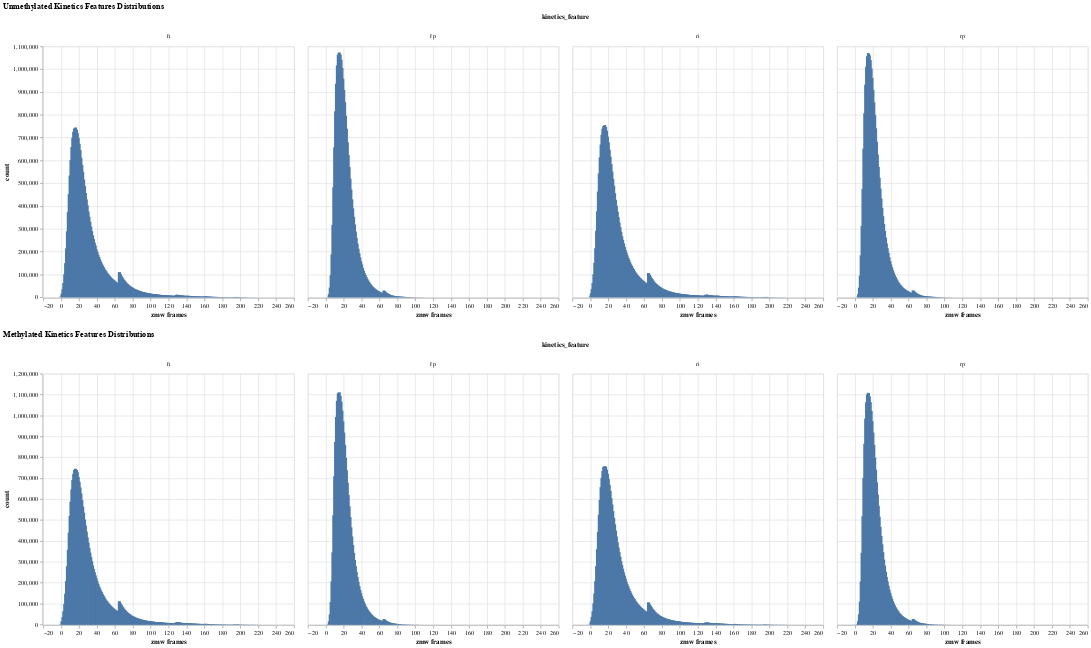

The cell this chart's notebook holds for it:
### Code cell
def plot_feature_dists(df, features, log_scale=True):
  if log_scale:
    scale_type = 'log'
  else:
    scale_type = 'linear'

  plotting_df = df.explode(features).unpivot(on=features, index='label', variable_name = 'kinetics_feature')
  print(plotting_df.head())

  pos_chart = alt.Chart(plotting_df.filter(pl.col('label')==1)).mark_bar().encode(
      alt.X('value:Q').title('zmw frames'),
      alt.Y('count():Q').scale(type=scale_type).title('count'),
  ).properties(
      width=400,
      height=400,
  ).facet(
      column='kinetics_feature:N',
  ).properties(
      title="Methylated Kinetics Features Distributions"
  )

  neg_chart = alt.Chart(plotting_df.filter(pl.col('label')==0)).mark_bar().encode(
      alt.X('value:Q').title('zmw frames'),
      alt.Y('count():Q').scale(type=scale_type).title('count'),
  ).properties(
      width=400,
      height=400,
  ).facet(
      column='kinetics_feature:N'
  ).properties(
      title="Unmethylated Kinetics Features Distributions"
  )

  return alt.vconcat(neg_chart, pos_chart)

plot_feature_dists(df_train, KINETICS_FEATURES, log_scale=False)

### Figure 1 — Vega specification as saved in the notebook (floating-point values rounded to 4 significant figures; data arrays with more than 128 entries replaced by an {"elided": "..."} marker saying what was removed)
{"$schema": "https://vega.github.io/schema/vega/v5.json", "data": [{"name": "source_0", "values": {"elided": "857 records"}}, {"name": "concat_0_column_domain", "values": [{"kinetics_feature": "fi", "count": 256}, {"kinetics_feature": "fp", "count": 177}, {"kinetics_feature": "ri", "count": 256}, {"kinetics_feature": "rp", "count": 168}]}, {"name": "source_1", "values": {"elided": "870 records"}}, {"name": "concat_1_column_domain", "values": [{"kinetics_feature": "fi", "count": 256}, {"kinetics_feature": "fp", "count": 175}, {"kinetics_feature": "ri", "count": 256}, {"kinetics_feature": "rp", "count": 183}]}, {"name": "source_0_concat_0_x_domain_value", "values": [{"min": 0, "max": 255}]}, {"name": "source_0_concat_0_y_domain___count", "values": [{"min": 1, "max": 1073515}]}, {"name": "source_1_concat_1_x_domain_value", "values": [{"min": 0, "max": 255}]}, {"name": "source_1_concat_1_y_domain___count", "values": [{"min": 1, "max": 1111051}]}], "signals": [{"name": "concat_0_child_width", "value": 400}, {"name": "concat_0_child_height", "value": 400}, {"name": "concat_1_child_width", "value": 400}, {"name": "concat_1_child_height", "value": 400}], "marks": [{"type": "group", "name": "concat_0_group", "marks": [{"type": "group", "name": "column-title", "title": {"text": "kinetics_feature", "style": "guide-title", "offset": 10}, "role": "column-title"}, {"type": "group", "name": "concat_0_row_header", "encode": {"update": {"height": {"signal": "concat_0_child_height"}}}, "axes": [{"scale": "concat_0_y", "grid": false, "title": "count", "labelOverlap": true, "tickCount": {"signal": "ceil(concat_0_child_height/40)"}, "orient": "left", "zindex": 0}], "role": "row-header"}, {"type": "group", "name": "concat_0_column_header", "from": {"data": "concat_0_column_domain"}, "sort": {"field": "datum[\"kinetics_feature\"]", "order": "ascending"}, "encode": {"update": {"width": {"signal": "concat_0_child_width"}}}, "title": {"text": {"signal": "isValid(parent[\"kinetics_feature\"]) ? parent[\"kinetics_feature\"] : \"\"+parent[\"kinetics_feature\"]"}, "style": "guide-label", "offset": 10, "frame": "group"}, "role": "column-header"}, {"type": "group", "name": "concat_0_column_footer", "from": {"data": "concat_0_column_domain"}, "sort": {"field": "datum[\"kinetics_feature\"]", "order": "ascending"}, "encode": {"update": {"width": {"signal": "concat_0_child_width"}}}, "axes": [{"scale": "concat_0_x", "orient": "bottom", "grid": false, "title": "zmw frames", "labelFlush": true, "labelOverlap": true, "zindex": 0, "tickCount": {"signal": "ceil(concat_0_child_width/40)"}}], "role": "column-footer"}, {"type": "group", "name": "concat_0_cell", "from": {"facet": {"data": "source_0", "name": "concat_0_facet", "groupby": ["kinetics_feature"]}}, "sort": {"field": ["datum[\"kinetics_feature\"]"], "order": ["ascending"]}, "encode": {"update": {"height": {"signal": "concat_0_child_height"}, "width": {"signal": "concat_0_child_width"}}}, "marks": [{"type": "rect", "name": "concat_0_child_marks", "from": {"data": "concat_0_facet"}, "encode": {"update": {"fill": {"value": "#4c78a8"}, "y2": {"value": 0, "scale": "concat_0_y"}, "xc": {"field": "value", "scale": "concat_0_x"}, "width": {"value": 5}, "y": {"field": "__count", "scale": "concat_0_y"}}}, "style": ["bar"]}], "axes": [{"scale": "concat_0_x", "minExtent": 0, "ticks": false, "domain": false, "zindex": 0, "grid": true, "tickCount": {"signal": "ceil(concat_0_child_width/40)"}, "orient": "bottom", "labels": false, "aria": false, "gridScale": "concat_0_y", "maxExtent": 0}, {"scale": "concat_0_y", "labels": false, "ticks": false, "zindex": 0, "minExtent": 0, "grid": true, "domain": false, "maxExtent": 0, "gridScale": "concat_0_x", "aria": false, "tickCount": {"signal": "ceil(concat_0_child_height/40)"}, "orient": "left"}], "style": "cell"}], "title": {"text": "Unmethylated Kinetics Features Distributions", "anchor": "start"}, "layout": {"padding": 20, "offset": {"columnTitle": 10}, "columns": {"signal": "length(data('concat_0_column_domain'))"}, "bounds": "full", "align": "all"}}, {"type": "group", "name": "concat_1_group", "marks": [{"type": "group", "name": "column-title", "title": {"text": "kinetics_feature", "offset": 10, "style": "guide-title"}, "role": "column-title"}, {"type": "group", "name": "concat_1_row_header", "encode": {"update": {"height": {"signal": "concat_1_child_height"}}}, "axes": [{"scale": "concat_1_y", "orient": "left", "title": "count", "zindex": 0, "labelOverlap": true, "tickCount": {"signal": "ceil(concat_1_child_height/40)"}, "grid": false}], "role": "row-header"}, {"type": "group", "name": "concat_1_column_header", "from": {"data": "concat_1_column_domain"}, "sort": {"field": "datum[\"kinetics_feature\"]", "order": "ascending"}, "encode": {"update": {"width": {"signal": "concat_1_child_width"}}}, "title": {"text": {"signal": "isValid(parent[\"kinetics_feature\"]) ? parent[\"kinetics_feature\"] : \"\"+parent[\"kinetics_feature\"]"}, "style": "guide-label", "frame": "group", "offset": 10}, "role": "column-header"}, {"type": "group", "name": "concat_1_column_footer", "from": {"data": "concat_1_column_domain"}, "sort": {"field": "datum[\"kinetics_feature\"]", "order": "ascending"}, "encode": {"update": {"width": {"signal": "concat_1_child_width"}}}, "axes": [{"scale": "concat_1_x", "grid": false, "title": "zmw frames", "labelFlush": true, "tickCount": {"signal": "ceil(concat_1_child_width/40)"}, "labelOverlap": true, "zindex": 0, "orient": "bottom"}], "role": "column-footer"}, {"type": "group", "name": "concat_1_cell", "from": {"facet": {"data": "source_1", "name": "concat_1_facet", "groupby": ["kinetics_feature"]}}, "sort": {"field": ["datum[\"kinetics_feature\"]"], "order": ["ascending"]}, "encode": {"update": {"height": {"signal": "concat_1_child_height"}, "width": {"signal": "concat_1_child_width"}}}, "marks": [{"type": "rect", "name": "concat_1_child_marks", "from": {"data": "concat_1_facet"}, "encode": {"update": {"width": {"value": 5}, "fill": {"value": "#4c78a8"}, "y": {"field": "__count", "scale": "concat_1_y"}, "xc": {"field": "value", "scale": "concat_1_x"}, "y2": {"value": 0, "scale": "concat_1_y"}}}, "style": ["bar"]}], "axes": [{"scale": "concat_1_x", "gridScale": "concat_1_y", "aria": false, "orient": "bottom", "domain": false, "minExtent": 0, "labels": false, "maxExtent": 0, "ticks": false, "tickCount": {"signal": "ceil(concat_1_child_width/40)"}, "zindex": 0, "grid": true}, {"scale": "concat_1_y", "gridScale": "concat_1_x", "orient": "left", "domain": false, "zindex": 0, "maxExtent": 0, "labels": false, "tickCount": {"signal": "ceil(concat_1_child_height/40)"}, "aria": false, "minExtent": 0, "ticks": false, "grid": true}], "style": "cell"}], "title": {"text": "Methylated Kinetics Features Distributions", "anchor": "start"}, "layout": {"padding": 20, "offset": {"columnTitle": 10}, "columns": {"signal": "length(data('concat_1_column_domain'))"}, "bounds": "full", "align": "all"}}], "scales": [{"name": "concat_0_x", "type": "linear", "domain": [{"signal": "(data(\"source_0_concat_0_x_domain_value\")[0] || {}).min"}, {"signal": "(data(\"source_0_concat_0_x_domain_value\")[0] || {}).max"}], "range": [0, {"signal": "concat_0_child_width"}], "zero": false, "nice": true, "padding": 5}, {"name": "concat_0_y", "type": "linear", "domain": [{"signal": "(data(\"source_0_concat_0_y_domain___count\")[0] || {}).min"}, {"signal": "(data(\"source_0_concat_0_y_domain___count\")[0] || {}).max"}], "range": [{"signal": "concat_0_child_height"}, 0], "zero": true, "nice": true}, {"name": "concat_1_x", "type": "linear", "domain": [{"signal": "(data(\"source_1_concat_1_x_domain_value\")[0] || {}).min"}, {"signal": "(data(\"source_1_concat_1_x_domain_value\")[0] || {}).max"}], "range": [0, {"signal": "concat_1_child_width"}], "zero": false, "padding": 5, "nice": true}, {"name": "concat_1_y", "type": "linear", "domain": [{"signal": "(data(\"source_1_concat_1_y_domain___count\")[0] || {}).min"}, {"signal": "(data(\"source_1_concat_1_y_domain___count\")[0] || {}).max"}], "range": [{"signal": "concat_1_child_height"}, 0], "zero": true, "nice": true}], "background": "white", "padding": 5, "layout": {"padding": 20, "columns": 1, "bounds": "full", "align": "each"}}
